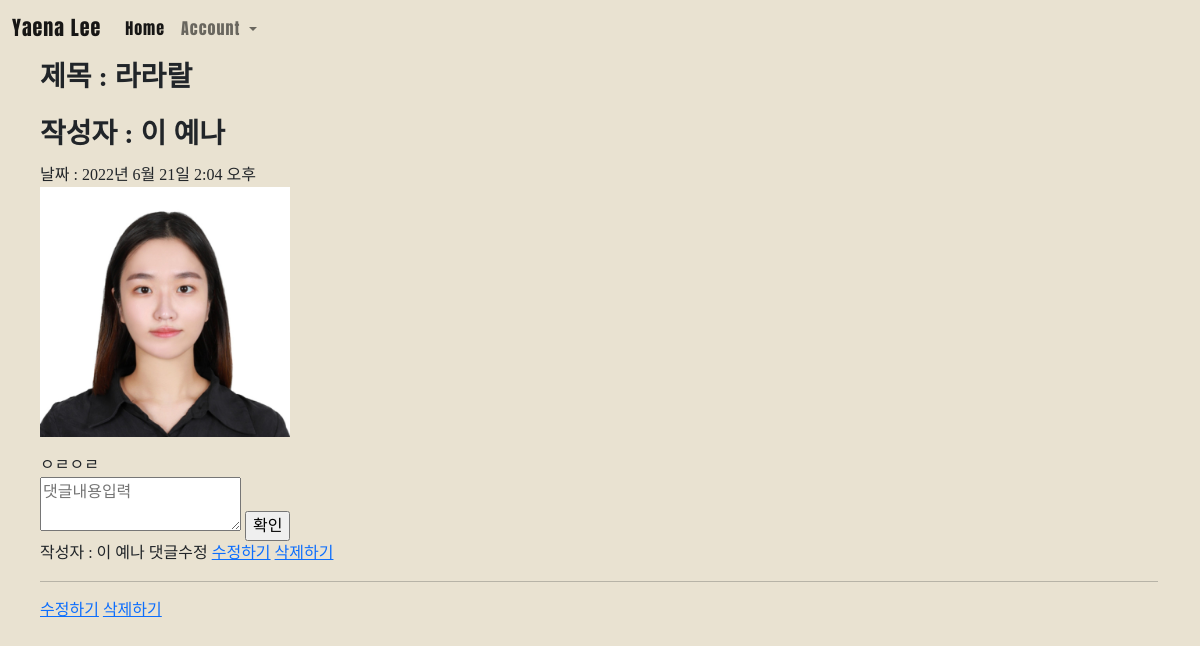
Page /3 on the committed database.
### main/models.py (models this page shows, shortened)
class Post(models.Model):
    title = models.CharField(max_length=200)
    writer = models.ForeignKey(User,on_delete=models.CASCADE)
    pub_date = models.DateTimeField()
    body = models.TextField()
    image = models.ImageField(upload_to = 'post/', blank = True, null = True)
    def summary(self):
        return self.body[:20]

class Comment(models.Model):
    content = models.TextField()
    writer = models.ForeignKey(User, on_delete=models.CASCADE)
    post = models.ForeignKey( Post ,on_delete=models.CASCADE, related_name ='comments')
    created_at = models.DateTimeField(auto_now=True)
    update_at = models.DateTimeField(auto_now=True)

### main/views.py (the view)
# urls.py: path('<int:id>', detail, name = "detail"),
def detail(request, id):
    post = get_object_or_404(Post, pk = id)
    all_comments = post.comments.all().order_by('-created_at')
    return render(request, 'main/detail.html', {'post':post, 'comments':all_comments})

### main/templates/main/detail.html (shortened to what this page needs)
{% extends 'base.html' %}
{% load static %}
{% block content %}
{% include 'shared/_navbar2.html' %}
<div id = "detail" class="container">
    <h3>제목 : {{post.title}}</h3>
    {% if post.writer %}
        {% if 'user' in post.writer.username %}
            <h3>작성자 : {{ post.writer.last_name }} {{ post.writer.first_name }}</h3>
        {% else %}
            <h3>작성자 : {{ post.writer }}</h3>
        {% endif %}
    {% else %}
    <h3>작성자 : 알 수 없음</h3>
    {% endif %}
    날짜 : {{post.pub_date}}<br>
    {% if post.image %}
        <p><img src = "{{ post.image.url }}"  style="width: 250px" alt = "사진"></p>
    {% endif %}
    {{post.summary}}<br>
    <div>
        <form action="{%url 'main:create_comment' post.id%}" method="POST">
            <textarea name="content" placeholder="댓글내용입력"></textarea>
            <input type="submit" value="확인">
        </form>
    </div>
        <div>
            {% for comment in comments %}
            <div>
                {% if 'user' in comment.writer.username %}
            작성자 : {{comment.writer.last_name}} {{comment.writer.first_name}}
            {% else %}
            작성자: {{comment.writer}}
            {% endif %}   {{comment.content}}
            <a href = "{% url 'main:edit_comment' comment.id %}">수정하기</a>
            <a href = "{% url 'main:delete_comment' comment.id %}">삭제하기</a>
                <br><hr>
            </div>
            {% endfor %}
        </div>
    <a href = "{% url 'main:edit' post.id%}">수정하기</a>
    <a href = "{% url 'main:delete' post.id%}">삭제하기</a>
</div>
{% endblock %}

### profile_page/static/css/style.css (style rules this page uses)
html,body { width: 100%; height: 100%; background-color:RGB(233,226,209); }
h3 { padding-top: 10px; font-family: 'dream'; font-weight:bold; padding-bottom: 5px; }
#detail { padding-top:50px ; padding-left: 10px; font-family: dream; }

### rows in the picture
Post: title "라라랄", writer.last_name "이", writer.first_name "예나", pub_date "2022년 6월 21일 2:04 오후", image (picture), summary "ㅇㄹㅇㄹ"
Comment: writer.last_name "이", writer.first_name "예나", content "댓글수정"
